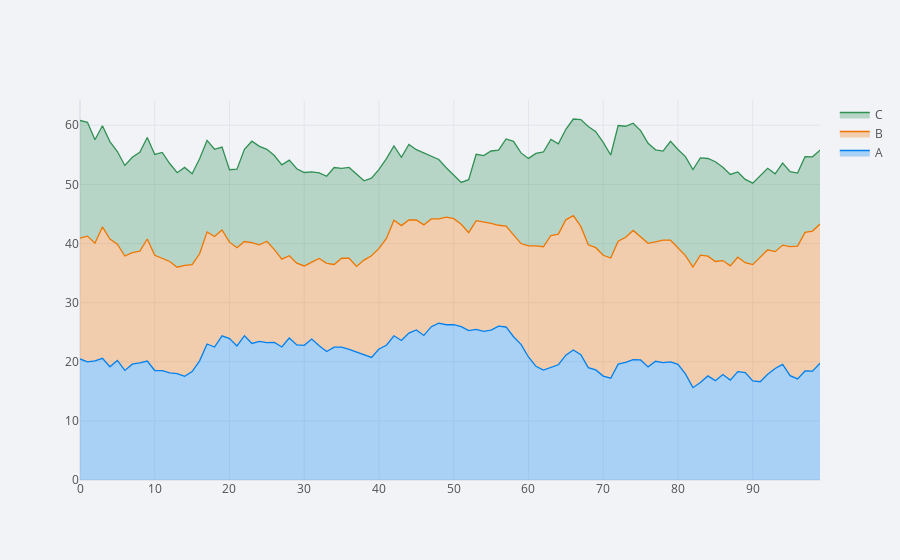

Here is the notebook cell this chart was saved with:
### Code cell
df.iplot(kind = 'area', fill=True)
